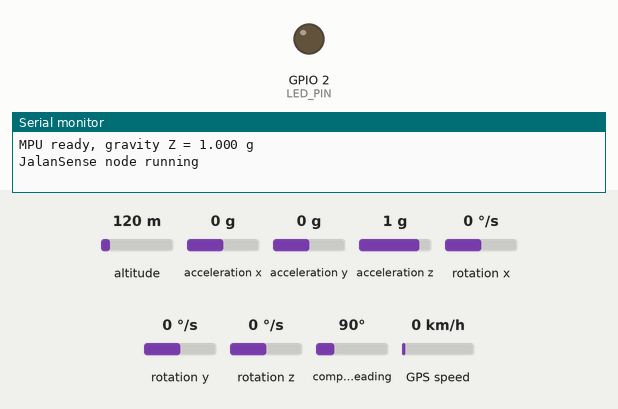
The sketch below on a simulated ESP32. Shown: output pins drawn as LEDs (lit = HIGH), the last lines printed to the serial monitor. Wiring (inferred from the names in the program): MPU-6050 motion sensor at I2C address 0x68. Dashed ring = blinking. The inputs (shaded band) are chosen by the test bench; at power-on: acceleration z 1 g, GPS speed 0 km/h, altitude 120 m, acceleration x 0 g, acceleration y 0 g, rotation x 0 °/s, rotation y 0 °/s, rotation z 0 °/s, compass heading 90°. WiFi joins after 1.5 s; servers stay silent unless stated; uploads are accepted with an empty reply; random numbers use the default seed unless the sketch sets one; the GPS gets a fix after 3 s at 37.7749, -122.4194 with 8 satellites.

Above: at 2.4 s.
2.5 s: acceleration z set to -1.4 g
At 3.65 s:
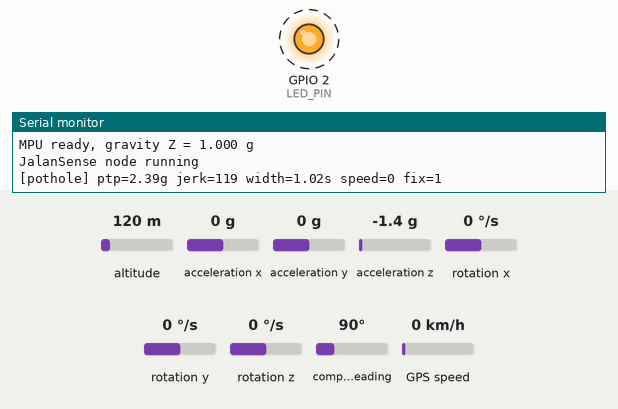
6.5 s: GPS speed set to 18 km/h
9.0 s: GPS speed set to 23 km/h
Timing chart, 0 to 12.0 s (numbered marks = the images above; inputs shaded):
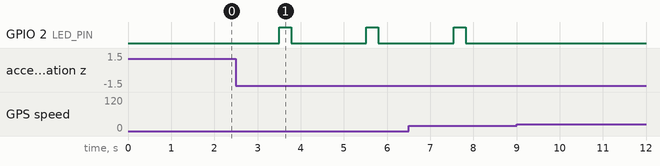

Measured:
- after the input at 2.5 s, GPIO 2 (LED_PIN): alternates HIGH for 0.28 s and LOW for 1.7 s, starting after 1.0 s

The sketch:

jalansense_node.ino
```cpp
/*
  JalanSense IoT node - ESP32 + MPU6050 + NEO-6M GPS

  Mounted on township fleet vehicles (shuttles, security patrol, waste trucks).
  Samples the IMU at 50 Hz, triggers on a vertical jolt, extracts features
  over a 2 s window, classifies on-device (pothole / speed bump / rough /
  smooth) using the decision tree exported by ml/train.py (model.h), and
  sends pothole events with GPS location to the JalanSense backend.

  Wiring (ESP32 DevKit v1)
    MPU6050  VCC->3V3  GND->GND  SDA->GPIO21  SCL->GPIO22
    NEO-6M   VCC->3V3(or 5V per module)  GND->GND  TX->GPIO16  RX->GPIO17
    LED      GPIO2 (on-board) blinks on pothole detection
    BUTTON   GPIO0 (BOOT) = send a test pothole (for desk demos)

  Libraries: TinyGPSPlus (Library Manager). Everything else is ESP32 core.
  Mount: MPU6050 flat, Z axis pointing up, rigidly fixed to the chassis/dashboard.
*/
#include <Wire.h>
#include <WiFi.h>
#include <HTTPClient.h>
#include <TinyGPSPlus.h>
#include "config.h"
#include "js_features.h"
#include "model.h"

#define MPU_ADDR 0x68
#define WIN 100          // 2 s at 50 Hz
#define POST_TRIGGER 50  // wait 1 s after trigger so the jolt is centred
#define TRIGGER_G 0.35f
#define LED_PIN 2
#define BTN_PIN 0
#define QUEUE_MAX 30

TinyGPSPlus gps;
HardwareSerial GPSSerial(2);

float bufZ[WIN], bufX[WIN], bufG[WIN];
int head = 0, filled = 0;
float gravityZ = 1.0f;          // running estimate (handles slopes / mounting tilt)
int countdown = -1;             // samples until window is evaluated
unsigned long lastTick = 0, lastTrigger = 0;

String queue[QUEUE_MAX];        // events waiting for WiFi
int qLen = 0;

// ---------------------------------------------------------------- MPU6050
void mpuWrite(uint8_t reg, uint8_t val) {
  Wire.beginTransmission(MPU_ADDR); Wire.write(reg); Wire.write(val); Wire.endTransmission();
}
bool mpuRead(float& axg, float& azg, float& gxd) {
  Wire.beginTransmission(MPU_ADDR); Wire.write(0x3B);
  if (Wire.endTransmission(false) != 0) return false;
  if (Wire.requestFrom(MPU_ADDR, 14) != 14) return false;
  int16_t r[7];
  for (int i = 0; i < 7; i++) r[i] = (Wire.read() << 8) | Wire.read();
  axg = r[0] / 8192.0f;           // +-4 g range
  azg = r[2] / 8192.0f;
  gxd = r[4] / 65.5f;             // +-500 dps range
  return true;
}
void mpuInit() {
  mpuWrite(0x6B, 0x00);           // wake
  mpuWrite(0x1A, 0x03);           // DLPF ~44 Hz
  mpuWrite(0x1B, 0x08);           // gyro +-500 dps
  mpuWrite(0x1C, 0x08);           // accel +-4 g
  delay(100);
  float s = 0, ax, az, gx; int n = 0;
  for (int i = 0; i < 100; i++) { if (mpuRead(ax, az, gx)) { s += az; n++; } delay(10); }
  if (n) gravityZ = s / n;
  Serial.printf("MPU ready, gravity Z = %.3f g\n", gravityZ);
}

// ---------------------------------------------------------------- network
void wifiConnect() {
  if (WiFi.status() == WL_CONNECTED) return;
  WiFi.mode(WIFI_STA);
  WiFi.begin(WIFI_SSID, WIFI_PASS);
}

bool postJson(const String& body) {
  if (WiFi.status() != WL_CONNECTED) return false;
  HTTPClient http;
  http.begin(API_URL);
  http.addHeader("Content-Type", "application/json");
  int code = http.POST(body);
  http.end();
  return code > 0 && code < 300;
}

void flushQueue() {
  while (qLen > 0 && postJson(queue[0])) {
    for (int i = 1; i < qLen; i++) queue[i - 1] = queue[i];
    qLen--;
  }
}

void enqueue(const String& body) {
  if (postJson(body)) return;
  if (qLen == QUEUE_MAX) { for (int i = 1; i < qLen; i++) queue[i - 1] = queue[i]; qLen--; }
  queue[qLen++] = body;            // store-and-forward when out of coverage
  Serial.printf("queued (%d waiting)\n", qLen);
}

// ---------------------------------------------------------------- detection
void evaluateWindow() {
  float z[WIN], x[WIN], g[WIN];
  for (int i = 0; i < WIN; i++) {  // unroll ring buffer oldest -> newest
    int k = (head + i) % WIN;
    z[i] = bufZ[k]; x[i] = bufX[k]; g[i] = bufG[k];
  }
  bool fix = gps.location.isValid() && gps.location.age() < 3000;
  float speed = (gps.speed.isValid() && fix) ? gps.speed.kmph() : DEMO_SPEED;
  double lat = fix ? gps.location.lat() : DEMO_LAT;
  double lng = fix ? gps.location.lng() : DEMO_LNG;

  float f[JS_N_FEATURES];
  js_extract(z, x, g, WIN, speed, f);
  int cls = js_classify(f);
  const char* label = JS_CLASSES[cls];
  Serial.printf("[%s] ptp=%.2fg jerk=%.0f width=%.2fs speed=%.0f fix=%d\n", label, f[3], f[4], f[5], speed, fix);

  if (strcmp(label, "pothole") != 0) return;   // bumps / rough / smooth are not reported as potholes

  digitalWrite(LED_PIN, HIGH);
  char body[520];
  snprintf(body, sizeof(body),
    "{\"device_id\":\"%s\",\"source\":\"fleet\",\"lat\":%.6f,\"lng\":%.6f,\"speed_kmh\":%.1f,"
    "\"label\":\"%s\",\"confidence\":0.8,\"features\":{\"z_std\":%.4f,\"z_max\":%.4f,\"z_min\":%.4f,"
    "\"z_ptp\":%.4f,\"jerk_max\":%.3f,\"peak_width_s\":%.3f,\"n_peaks\":%.0f,\"roll_std\":%.4f,"
    "\"x_std\":%.4f,\"speed_kmh\":%.2f,\"z_ptp_per_speed\":%.5f}}",
    DEVICE_ID, lat, lng, speed, label, f[0], f[1], f[2], f[3], f[4], f[5], f[6], f[7], f[8], f[9], f[10]);
  enqueue(String(body));
  delay(80);
  digitalWrite(LED_PIN, LOW);
}

// Desk demo: write a synthetic pothole into the buffer and evaluate it
void injectTestPothole() {
  for (int i = 0; i < WIN; i++) { bufZ[i] = (random(-30, 30)) / 1000.0f; bufX[i] = 0; bufG[i] = random(-10, 10) / 10.0f; }
  for (int k = 0; k < 3; k++) {
    bufZ[45 + k] -= 1.1f * sinf(PI * k / 3);
    bufZ[48 + k] += 1.1f * sinf(PI * k / 3);
    bufG[45 + k] += 25 * sinf(PI * k / 3);
  }
  for (int k = 0; k < 20; k++) bufZ[51 + k] += 0.33f * expf(-k / 6.0f) * sinf(k * 1.2f);
  head = 0; filled = WIN;
  evaluateWindow();
}

// ---------------------------------------------------------------- main
void setup() {
  Serial.begin(115200);
  pinMode(LED_PIN, OUTPUT);
  pinMode(BTN_PIN, INPUT_PULLUP);
  Wire.begin(21, 22);
  Wire.setClock(400000);
  GPSSerial.begin(9600, SERIAL_8N1, 16, 17);
  mpuInit();
  wifiConnect();
  Serial.println("JalanSense node running");
}

void loop() {
  while (GPSSerial.available()) gps.encode(GPSSerial.read());

  if (digitalRead(BTN_PIN) == LOW && millis() - lastTrigger > 1500) {
    lastTrigger = millis();
    Serial.println("test pothole");
    injectTestPothole();
  }

  if (millis() - lastTick >= 20) {        // 50 Hz
    lastTick += 20;
    float ax, az, gx;
    if (mpuRead(ax, az, gx)) {
      gravityZ = gravityZ * 0.995f + az * 0.005f;
      float vz = az - gravityZ;
      bufZ[head] = vz; bufX[head] = ax; bufG[head] = gx;
      head = (head + 1) % WIN;
      if (filled < WIN) filled++;

      if (countdown < 0 && filled == WIN && fabsf(vz) > TRIGGER_G && millis() - lastTrigger > 2000) {
        countdown = POST_TRIGGER;
        lastTrigger = millis();
      }
      if (countdown >= 0 && --countdown < 0) evaluateWindow();
    }
  }

  static unsigned long lastNet = 0;
  if (millis() - lastNet > 10000) {        // reconnect + drain offline queue
    lastNet = millis();
    wifiConnect();
    flushQueue();
  }
}
```

js_features.h
```cpp
// Feature extraction - C port of ml/features.py. Keep the two in sync.
#pragma once
#include <math.h>

#define JS_FS 50.0f
#define JS_THRESH 0.3f

static float js_std(const float* a, int n) {
  float m = 0; for (int i = 0; i < n; i++) m += a[i]; m /= n;
  float v = 0; for (int i = 0; i < n; i++) v += (a[i] - m) * (a[i] - m);
  return sqrtf(v / n);
}

// out[11] order: z_std, z_max, z_min, z_ptp, jerk_max, peak_width_s,
//                n_peaks, roll_std, x_std, speed_kmh, z_ptp_per_speed
static void js_extract(const float* az, const float* ax, const float* gx, int n, float speed, float* out) {
  float zmax = az[0], zmin = az[0], jerk = 0; int above = 0, cross = 0; bool prev = false;
  for (int i = 0; i < n; i++) {
    if (az[i] > zmax) zmax = az[i];
    if (az[i] < zmin) zmin = az[i];
    if (i > 0) { float j = fabsf(az[i] - az[i - 1]) * JS_FS; if (j > jerk) jerk = j; }
    bool a = fabsf(az[i]) > JS_THRESH;
    if (a) above++;
    if (i > 0 && a && !prev) cross++;
    prev = a;
  }
  float ptp = zmax - zmin;
  out[0] = js_std(az, n); out[1] = zmax; out[2] = zmin; out[3] = ptp; out[4] = jerk;
  out[5] = above / JS_FS; out[6] = (float)cross; out[7] = js_std(gx, n); out[8] = js_std(ax, n);
  out[9] = speed; out[10] = ptp / (speed > 5 ? speed : 5);
}
```

model.h
```cpp
// Auto-generated by ml/train.py - do not edit by hand.
#pragma once
#define JS_N_FEATURES 11
// feature order: z_std, z_max, z_min, z_ptp, jerk_max, peak_width_s, n_peaks, roll_std, x_std, speed_kmh, z_ptp_per_speed
static const char* JS_CLASSES[] = {"pothole", "rough", "smooth", "speed_bump"};

static int js_classify(const float* f) {
  if (f[1] <= 0.15735f) {  // z_max
    if (f[7] <= 1.67369f) {  // roll_std
      if (f[9] <= 20.22421f) {  // speed_kmh
        return 0;  // pothole
      } else {
        if (f[7] <= 1.54930f) {  // roll_std
          if (f[1] <= 0.14094f) {  // z_max
            if (f[10] <= 0.00614f) {  // z_ptp_per_speed
              return 2;  // smooth
            } else {
              return 2;  // smooth
            }
          } else {
            if (f[7] <= 1.12014f) {  // roll_std
              return 2;  // smooth
            } else {
              return 2;  // smooth
            }
          }
        } else {
          if (f[3] <= 0.19786f) {  // z_ptp
            return 2;  // smooth
          } else {
            return 0;  // pothole
          }
        }
      }
    } else {
      if (f[4] <= 7.76407f) {  // jerk_max
        return 0;  // pothole
      } else {
        return 0;  // pothole
      }
    }
  } else {
    if (f[2] <= -0.18036f) {  // z_min
      if (f[6] <= 5.50000f) {  // n_peaks
        if (f[4] <= 24.57779f) {  // jerk_max
          if (f[8] <= 0.03057f) {  // x_std
            if (f[0] <= 0.09773f) {  // z_std
              return 0;  // pothole
            } else {
              return 0;  // pothole
            }
          } else {
            if (f[0] <= 0.10154f) {  // z_std
              return 1;  // rough
            } else {
              return 1;  // rough
            }
          }
        } else {
          if (f[2] <= -0.44318f) {  // z_min
            if (f[4] <= 27.60570f) {  // jerk_max
              return 0;  // pothole
            } else {
              return 0;  // pothole
            }
          } else {
            return 0;  // pothole
          }
        }
      } else {
        if (f[2] <= -0.99427f) {  // z_min
          return 1;  // rough
        } else {
          return 1;  // rough
        }
      }
    } else {
      if (f[0] <= 0.07218f) {  // z_std
        if (f[7] <= 1.23682f) {  // roll_std
          return 2;  // smooth
        } else {
          if (f[7] <= 1.63145f) {  // roll_std
            return 0;  // pothole
          } else {
            return 0;  // pothole
          }
        }
      } else {
        if (f[7] <= 1.87285f) {  // roll_std
          return 3;  // speed_bump
        } else {
          return 3;  // speed_bump
        }
      }
    }
  }
}
```

config.example.h
```cpp
// Copy this file to config.h and fill in your values. config.h is git-ignored.
#pragma once

#define WIFI_SSID     "your-wifi-or-phone-hotspot"
#define WIFI_PASS     "password"
// Backend URL - for a demo, run the backend on a laptop on the same hotspot
// and use the laptop's IP, e.g. http://192.168.43.10:8000/api/events
#define API_URL       "http://192.168.43.10:8000/api/events"
#define DEVICE_ID     "shuttle-01"

// If there's no GPS fix (indoors demo), use this location instead (Elmina)
#define DEMO_LAT      3.19917
#define DEMO_LNG      101.50056
#define DEMO_SPEED    30.0
```
